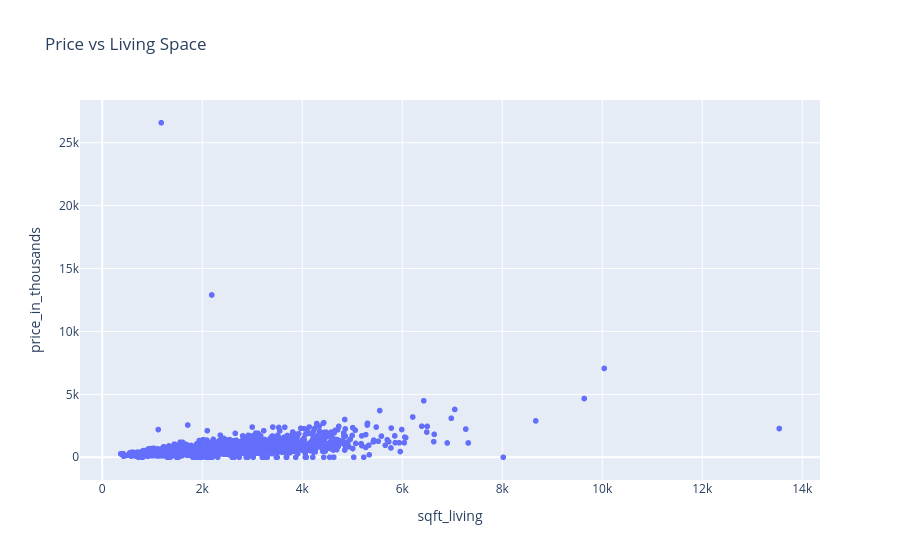

The notebook cell saved with this chart:
### Markdown cell above
Analysis of Histogram: 
The distribution of house prices is heavily right-skewed, with most homes concentrated between $300K and $650K and a median price of about $461K. A small number of high-end outliers — 47 homes priced above $2M - stretch the x-axis and compress the bulk of the distribution, making the histogram hard to read in its current form. Additionally, 49 records show a price of $0, which likely reflect missing or invalid entries rather than actual sales and should be excluded before further analysis. To improve readability, I'd recommend capping the x-axis at $2M to focus on the primary distribution and note the outliers separately.

### Code cell
#Visualization 2 - Scatter plot

fig = px.scatter(
    df,
    x="sqft_living",
    y="price_in_thousands",
    title="Price vs Living Space",
    hover_data=["bedrooms", "bathrooms"]
)

fig.show()

### Figure 1 — Plotly figure (JSON) as saved in the notebook; plotly's stock layout.template omitted (floating-point values rounded to 4 significant figures; data arrays with more than 128 entries replaced by an {"elided": "..."} marker saying what was removed)
{"data": [{"customdata": {"elided": "4600x2 float values"}, "hovertemplate": "sqft_living=%{x}<br>price_in_thousands=%{y}<br>bedrooms=%{customdata[0]}<br>bathrooms=%{customdata[1]}<extra></extra>", "legendgroup": "", "marker": {"color": "#636efa", "symbol": "circle"}, "mode": "markers", "name": "", "showlegend": false, "type": "scattergl", "x": {"elided": "4600 int values"}, "xaxis": "x", "y": {"elided": "4600 float values"}, "yaxis": "y"}], "layout": {"legend": {"tracegroupgap": 0}, "title": {"text": "Price vs Living Space"}, "xaxis": {"anchor": "y", "domain": [0, 1], "title": {"text": "sqft_living"}}, "yaxis": {"anchor": "x", "domain": [0, 1], "title": {"text": "price_in_thousands"}}}}
